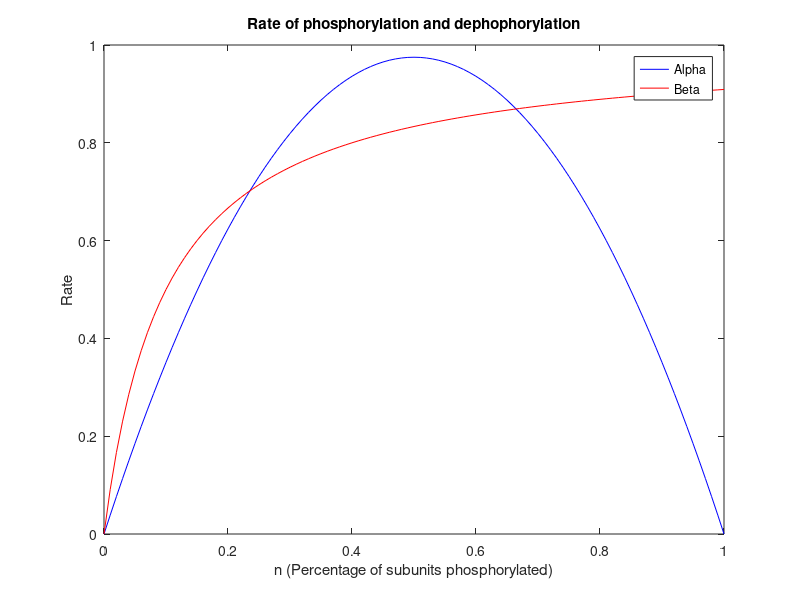
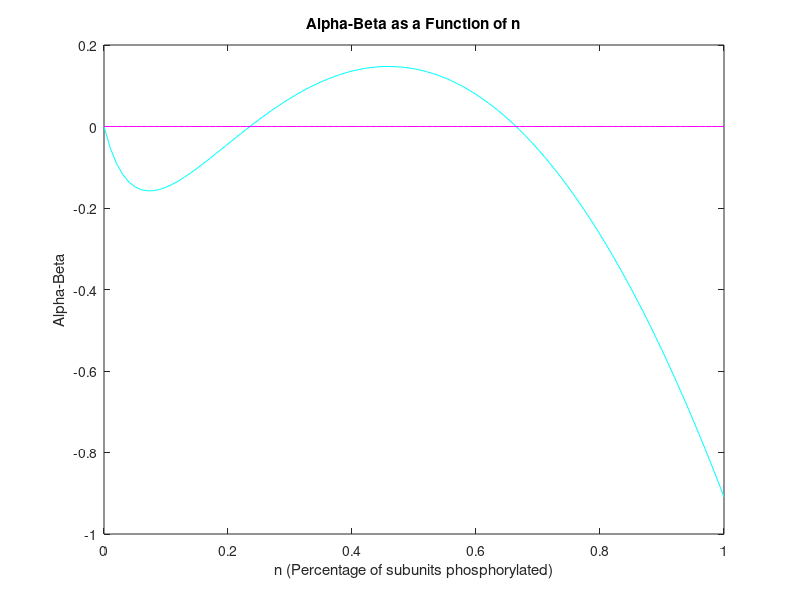
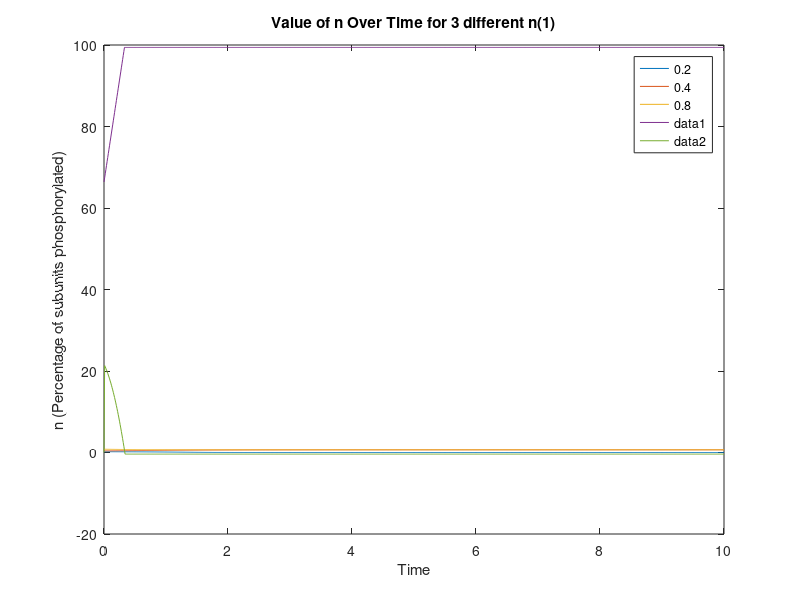
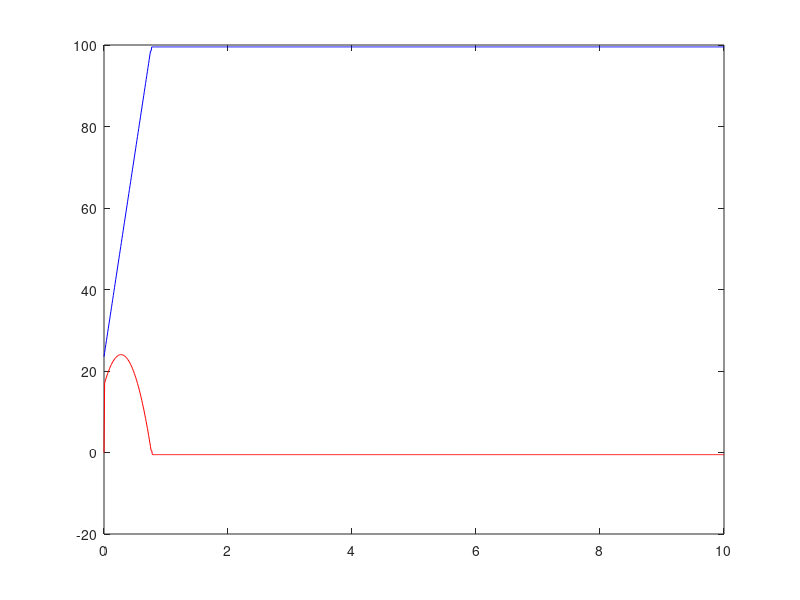

Source code (MATLAB) for these figures, in order:
%% Problem Set 6: Learning and Memory
% *Computer Modeling of the Brain 2016*
% 
% *Due July 26*
% Zehua Li, Xihang Chen, Yedidya Moise, Sherry Shi 

%% Section 1: Stable and Unstable Equilibrium 

%1. Phosphorylation **********
% Written by Yedidya Moise. Rechecked by Zehua Li.
clear all

dt = .01;
n = 0:dt:1;
A = 3.9;
alpha = A * (1 - n) .* n;

figure(1)
clf
plot(n, alpha, 'b')

% 2. Dephosphorylation **********
% Written by Yedidya Moise. Rechecked by Zehua Li.

B = .1;
beta = n ./ (B + n);

hold on
plot(n, beta, 'r')

title('Rate of phosphorylation and dephophorylation');
legend('Alpha','Beta');
xlabel('n (Percentage of subunits phosphorylated)');
ylabel('Rate') ;

% 3. Creating Stable States  **********
dn = alpha - beta;
figure(2)
clf
plot(n, dn, 'c')
hold on 
r=zeros(size(n));
plot(n, r, 'm')

title('Alpha-Beta as a Function of n');
xlabel('n (Percentage of subunits phosphorylated)');
ylabel('Alpha-Beta')

%the equilibrium points are when n= 0, 0.2353, and 0.664


%% 4. Modeling Continuous Change
clear all
%Calculate the value of n overtime for 3 different initial values of n 
%Choose values of n between the three equilibrium point

%First initial value of n = .2
dt = .01;
t = 0:dt:10;
n = zeros(size(t));
n(1) = .2;
for i = 2:length(t)
    A = 3.9;
    alpha = A * (1 - n(i - 1)) * n(i - 1);
    B = .1;
    beta = n(i - 1) / (B + n(i - 1));
    dn = (alpha - beta) * dt;
    n(i) = n(i - 1) + dn;
end
figure(3)
clf
plot(t, n)
%Second initial value of n = .4

n(1) = .4;
for i = 2:length(t)
    A = 3.9;
    alpha = A * (1 - n(i - 1)) * n(i - 1);
    B = .1;
    beta = n(i - 1) / (B + n(i - 1));
    dn = (alpha - beta) * dt;
    n(i) = n(i - 1) + dn;
end
hold on
plot(t, n)

%Third initial value of n = .8
n(1) = .8;
for i = 2:length(t)
    A = 3.9;
    alpha = A * (1 - n(i - 1)) * n(i - 1);
    B = .1;
    beta = n(i - 1) / (B + n(i - 1));
    dn = (alpha - beta) * dt;
    n(i) = n(i - 1) + dn;
end

hold on
plot(t, n)
legend('0.2','0.4','0.8');
title('Value of n Over Time for 3 different n(1)');
xlabel('Time');
ylabel('n (Percentage of subunits phosphorylated)');

% What happens to the value of n over time?
%    Value of n(i) between the first two equilibrium points exponentially
%      decays to the first equilibrium point, 0 
%    Value of n(i) between the 2nd and 3rd equilibrium point and above the 
%      last both stabilize at the third equilibrium point, .664

% The stable equilibrium points are 0 and 0.664. 
% The unstable equilibrium point is 0.2353.


%% Section 2. Stochastic Models
% 1. Stochastic Model **********
% Written by Xinhang Chen. Rechecked by Zehua Li.
% initial n = 12
clear all
dt = .01;
t = 0:dt:10;
n = zeros(size(t));
p = zeros(size(t));
n(1) = 66.4;
for i = 2:length(t)
    A = 1;
    alpha = A * (100 - n(i - 1)) * n(i - 1);     
   
    B = 1;
    beta = (n(i - 1) / (B + n(i - 1))) * 100;
    p(i) = (alpha - beta) * dt;
    %%%%%%%%%%%%%%%%%%%%%%%%%%%%%%%%%%%%%%%%%%%%%%%%%%%%%%%%%%%
    % This part seems weird. Each subunit should be randomly
    % phosphorylated or dephosphorylated at every time point.
    %                                             Simon
    if p(i) > rand(1)
        n(i) = n(i - 1) + 1;
    else
        n(i) = n(i - 1);
    end
    %%%%%%%%%%%%%%%%%%%%%%%%%%%%%%%%%%%%%%%%%%%%%%%%%%%%%%%%%%%
end
figure(3)
plot(t, n)
hold all
plot(t, p)
% initial n = 20
clear all
dt = .01;
t = 0:dt:10;
n = zeros(size(t));
p = zeros(size(t));
n(1) = 23.53;
for i = 2:length(t)
    A = 1;
    alpha = A * (100 - n(i - 1)) * n(i - 1);     
   
    B = 1;
    beta = (n(i - 1) / (B + n(i - 1))) * 100;
    p(i) = (alpha - beta) * dt;
    if p(i) >= rand(1)
        n(i) = n(i - 1) + 1;
    else
        n(i) = n(i - 1);
    end
end
figure(4)
plot(t, n, 'b')
hold all
plot(t, p, 'r')
%continue to increase until reach 100 subunits